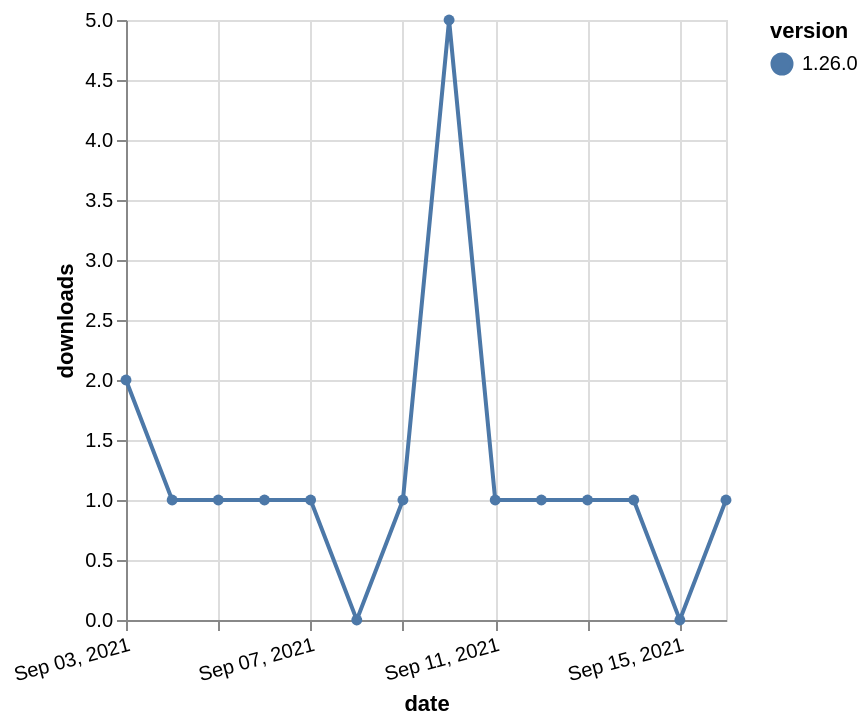

Express this chart as Vega-Lite.
### Vega-Lite specification from a JSON file in a GitHub repository (floating-point values rounded to 4 significant figures)
{"$schema": "https://vega.github.io/schema/vega-lite/v5.json", "description": "A simple bar chart with embedded data.", "data": {"values": [{"date": "2021-09-03", "total": 508, "delta": 2, "version": "1.26.0"}, {"date": "2021-09-04", "total": 509, "delta": 1, "version": "1.26.0"}, {"date": "2021-09-05", "total": 510, "delta": 1, "version": "1.26.0"}, {"date": "2021-09-06", "total": 511, "delta": 1, "version": "1.26.0"}, {"date": "2021-09-07", "total": 512, "delta": 1, "version": "1.26.0"}, {"date": "2021-09-08", "total": 512, "delta": 0, "version": "1.26.0"}, {"date": "2021-09-09", "total": 513, "delta": 1, "version": "1.26.0"}, {"date": "2021-09-10", "total": 518, "delta": 5, "version": "1.26.0"}, {"date": "2021-09-11", "total": 519, "delta": 1, "version": "1.26.0"}, {"date": "2021-09-12", "total": 520, "delta": 1, "version": "1.26.0"}, {"date": "2021-09-13", "total": 521, "delta": 1, "version": "1.26.0"}, {"date": "2021-09-14", "total": 522, "delta": 1, "version": "1.26.0"}, {"date": "2021-09-15", "total": 522, "delta": 0, "version": "1.26.0"}, {"date": "2021-09-16", "total": 523, "delta": 1, "version": "1.26.0"}]}, "width": "container", "mark": {"type": "line", "point": {"filled": true}}, "encoding": {"x": {"field": "date", "type": "temporal", "timeUnit": "yearmonthdate", "title": "date", "axis": {"labelAngle": -15}}, "y": {"field": "delta", "type": "quantitative", "title": "downloads"}, "color": {"field": "version", "type": "nominal"}, "tooltip": {"field": "delta"}}}
